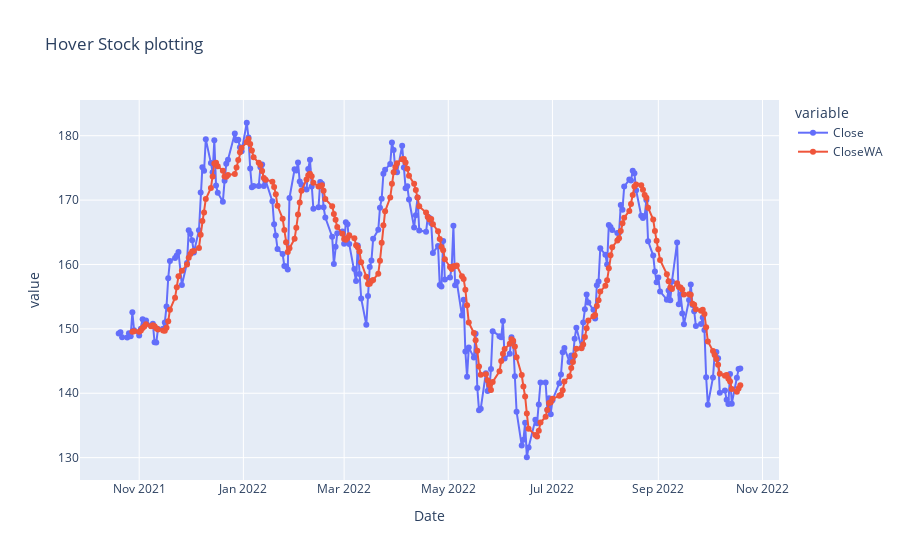

The cell this chart's notebook holds for it:
### Code cell
import plotly.express as px

fig = px.line(aapl, x="Date", y=['Close', 'CloseWA'], title="Hover Stock plotting")
fig.update_traces(mode="markers+lines", hovertemplate=None)
fig.update_layout(hovermode="x")

fig.show()

### Figure 1 — Plotly figure (JSON) as saved in the notebook; plotly's stock layout.template omitted (floating-point values rounded to 4 significant figures; data arrays with more than 128 entries replaced by an {"elided": "..."} marker saying what was removed)
{"data": [{"legendgroup": "Close", "line": {"color": "#636efa", "dash": "solid"}, "marker": {"symbol": "circle"}, "mode": "markers+lines", "name": "Close", "orientation": "v", "showlegend": true, "type": "scatter", "x": {"elided": "252 str values"}, "xaxis": "x", "y": {"elided": "252 float values"}, "yaxis": "y"}, {"legendgroup": "CloseWA", "line": {"color": "#EF553B", "dash": "solid"}, "marker": {"symbol": "circle"}, "mode": "markers+lines", "name": "CloseWA", "orientation": "v", "showlegend": true, "type": "scatter", "x": {"elided": "252 str values"}, "xaxis": "x", "y": {"elided": "252 float values"}, "yaxis": "y"}], "layout": {"hovermode": "x", "legend": {"title": {"text": "variable"}, "tracegroupgap": 0}, "title": {"text": "Hover Stock plotting"}, "xaxis": {"anchor": "y", "domain": [0, 1], "title": {"text": "Date"}}, "yaxis": {"anchor": "x", "domain": [0, 1], "title": {"text": "value"}}}}
